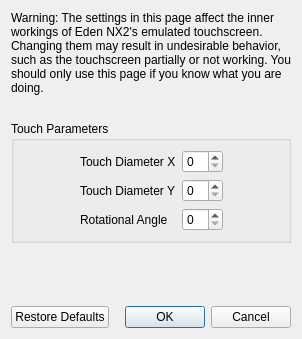
<?xml version="1.0" encoding="UTF-8"?>
<ui version="4.0">
 <class>ConfigureTouchscreenAdvanced</class>
 <widget class="QDialog" name="ConfigureTouchscreenAdvanced">
  <property name="geometry">
   <rect>
    <x>0</x>
    <y>0</y>
    <width>298</width>
    <height>339</height>
   </rect>
  </property>
  <property name="windowTitle">
   <string>Configure Touchscreen</string>
  </property>
  <layout class="QVBoxLayout" name="verticalLayout">
   <item>
    <widget class="QLabel" name="label_2">
     <property name="minimumSize">
      <size>
       <width>280</width>
       <height>0</height>
      </size>
     </property>
     <property name="text">
      <string>Warning: The settings in this page affect the inner workings of Eden NX2's emulated touchscreen. Changing them may result in undesirable behavior, such as the touchscreen partially or not working. You should only use this page if you know what you are doing.</string>
     </property>
     <property name="wordWrap">
      <bool>true</bool>
     </property>
    </widget>
   </item>
   <item>
    <spacer name="verticalSpacer_2">
     <property name="orientation">
      <enum>Qt::Vertical</enum>
     </property>
     <property name="sizeType">
      <enum>QSizePolicy::Fixed</enum>
     </property>
     <property name="sizeHint" stdset="0">
      <size>
       <width>20</width>
       <height>20</height>
      </size>
     </property>
    </spacer>
   </item>
   <item>
    <widget class="QGroupBox" name="gridGroupBox">
     <property name="title">
      <string>Touch Parameters</string>
     </property>
     <layout class="QGridLayout" name="gridLayout">
      <item row="0" column="0">
       <spacer name="horizontalSpacer">
        <property name="orientation">
         <enum>Qt::Horizontal</enum>
        </property>
        <property name="sizeHint" stdset="0">
         <size>
          <width>40</width>
          <height>20</height>
         </size>
        </property>
       </spacer>
      </item>
      <item row="1" column="1">
       <widget class="QLabel" name="label_4">
        <property name="text">
         <string>Touch Diameter Y</string>
        </property>
       </widget>
      </item>
      <item row="0" column="3">
       <spacer name="horizontalSpacer_2">
        <property name="orientation">
         <enum>Qt::Horizontal</enum>
        </property>
        <property name="sizeHint" stdset="0">
         <size>
          <width>40</width>
          <height>20</height>
         </size>
        </property>
       </spacer>
      </item>
      <item row="0" column="1">
       <widget class="QLabel" name="label_3">
        <property name="text">
         <string>Touch Diameter X</string>
        </property>
       </widget>
      </item>
      <item row="2" column="1">
       <widget class="QLabel" name="label_5">
        <property name="text">
         <string>Rotational Angle</string>
        </property>
       </widget>
      </item>
      <item row="0" column="2">
       <widget class="QSpinBox" name="diameter_x_box"/>
      </item>
      <item row="1" column="2">
       <widget class="QSpinBox" name="diameter_y_box"/>
      </item>
      <item row="2" column="2">
       <widget class="QSpinBox" name="angle_box"/>
      </item>
     </layout>
    </widget>
   </item>
   <item>
    <spacer name="verticalSpacer">
     <property name="orientation">
      <enum>Qt::Vertical</enum>
     </property>
     <property name="sizeHint" stdset="0">
      <size>
       <width>20</width>
       <height>40</height>
      </size>
     </property>
    </spacer>
   </item>
   <item>
    <layout class="QHBoxLayout" name="horizontalLayout">
     <item>
      <widget class="QPushButton" name="restore_defaults_button">
       <property name="text">
        <string>Restore Defaults</string>
       </property>
      </widget>
     </item>
     <item>
      <widget class="QDialogButtonBox" name="buttonBox">
       <property name="standardButtons">
        <set>QDialogButtonBox::Cancel|QDialogButtonBox::Ok</set>
       </property>
      </widget>
     </item>
    </layout>
   </item>
  </layout>
 </widget>
 <resources/>
 <connections>
  <connection>
   <sender>buttonBox</sender>
   <signal>accepted()</signal>
   <receiver>ConfigureTouchscreenAdvanced</receiver>
   <slot>accept()</slot>
  </connection>
  <connection>
   <sender>buttonBox</sender>
   <signal>rejected()</signal>
   <receiver>ConfigureTouchscreenAdvanced</receiver>
   <slot>reject()</slot>
   </connection>
 </connections>
</ui>
